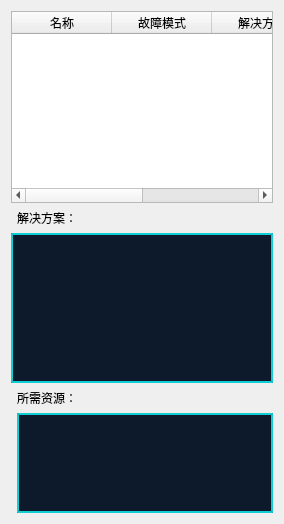
        <widget class="QWidget" name="tab_5">
         <property name="styleSheet">
          <string notr="true">#tab_5{
background-color: rgba(19, 67, 79, 1);
    border-color: rgba(19, 67, 79, 1);
    border: 0px solid rgba(61, 255, 255,0.4);
    margin: 2px;}

</string>
         </property>
         <attribute name="title">
          <string>维修信息</string>
         </attribute>
         <layout class="QGridLayout" name="gridLayout_7">
          <item row="2" column="0" colspan="2">
           <widget class="QTextEdit" name="TextEdRepairPlan">
            <property name="minimumSize">
             <size>
              <width>0</width>
              <height>0</height>
             </size>
            </property>
            <property name="maximumSize">
             <size>
              <width>16777215</width>
              <height>150</height>
             </size>
            </property>
            <property name="styleSheet">
             <string notr="true">
	border:2px solid rgb(17,255,255,200);		
    background-color: rgb(13, 26, 43);
</string>
            </property>
           </widget>
          </item>
          <item row="0" column="0" colspan="2">
           <widget class="QTableWidget" name="tableRepairInfo">
            <property name="focusPolicy">
             <enum>Qt::NoFocus</enum>
            </property>
            <property name="styleSheet">
             <string notr="true"/>
            </property>
            <property name="editTriggers">
             <set>QAbstractItemView::DoubleClicked</set>
            </property>
            <property name="selectionBehavior">
             <enum>QAbstractItemView::SelectRows</enum>
            </property>
            <attribute name="verticalHeaderVisible">
             <bool>false</bool>
            </attribute>
            <column>
             <property name="text">
              <string>名称</string>
             </property>
            </column>
            <column>
             <property name="text">
              <string>故障模式</string>
             </property>
            </column>
            <column>
             <property name="text">
              <string>解决方案</string>
             </property>
            </column>
            <column>
             <property name="text">
              <string>所需资源</string>
             </property>
            </column>
           </widget>
          </item>
          <item row="1" column="1">
           <widget class="QLabel" name="label_18">
            <property name="text">
             <string>解决方案：</string>
            </property>
           </widget>
          </item>
          <item row="3" column="1">
           <widget class="QLabel" name="label_19">
            <property name="text">
             <string>所需资源：</string>
            </property>
           </widget>
          </item>
          <item row="4" column="1">
           <widget class="QTextEdit" name="TextEdRepairResource">
            <property name="maximumSize">
             <size>
              <width>16777215</width>
              <height>100</height>
             </size>
            </property>
            <property name="styleSheet">
             <string notr="true">
	border:2px solid rgb(17,255,255,200);		
    background-color: rgb(13, 26, 43);
</string>
            </property>
           </widget>
          </item>
         </layout>
        </widget>
